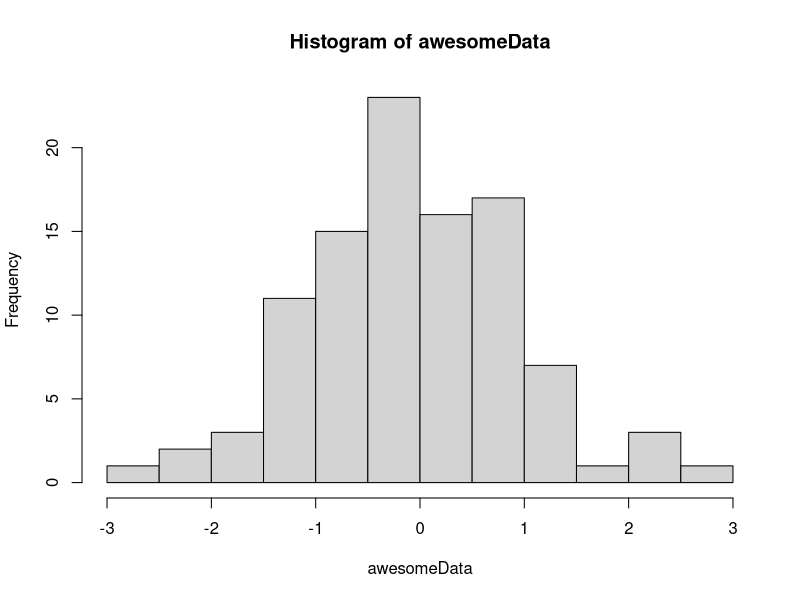

Generate this figure with R:
## ---- chunk 1
awesomeData = rnorm(100)
hist(awesomeData)
